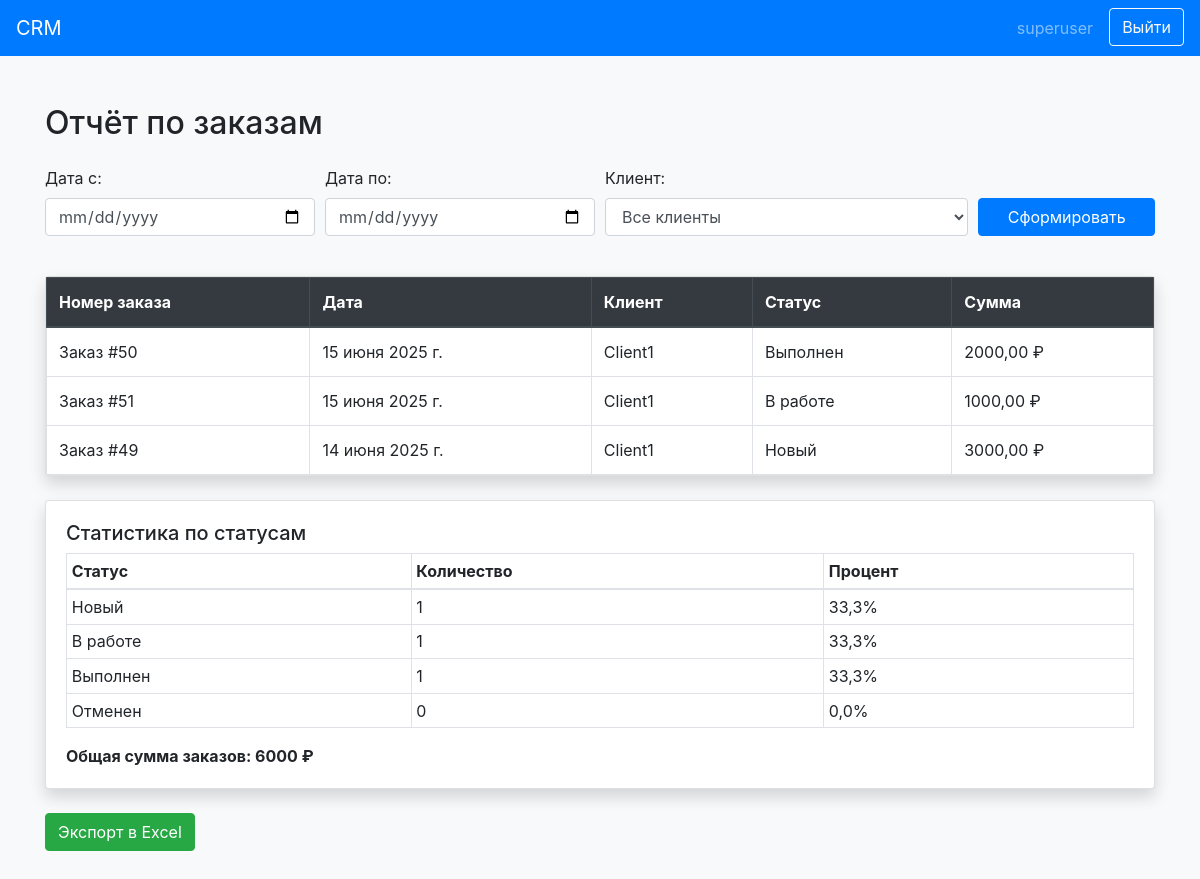
/core/admin/core/order/report/ (signed in), run on an earlier commit of the app's database.
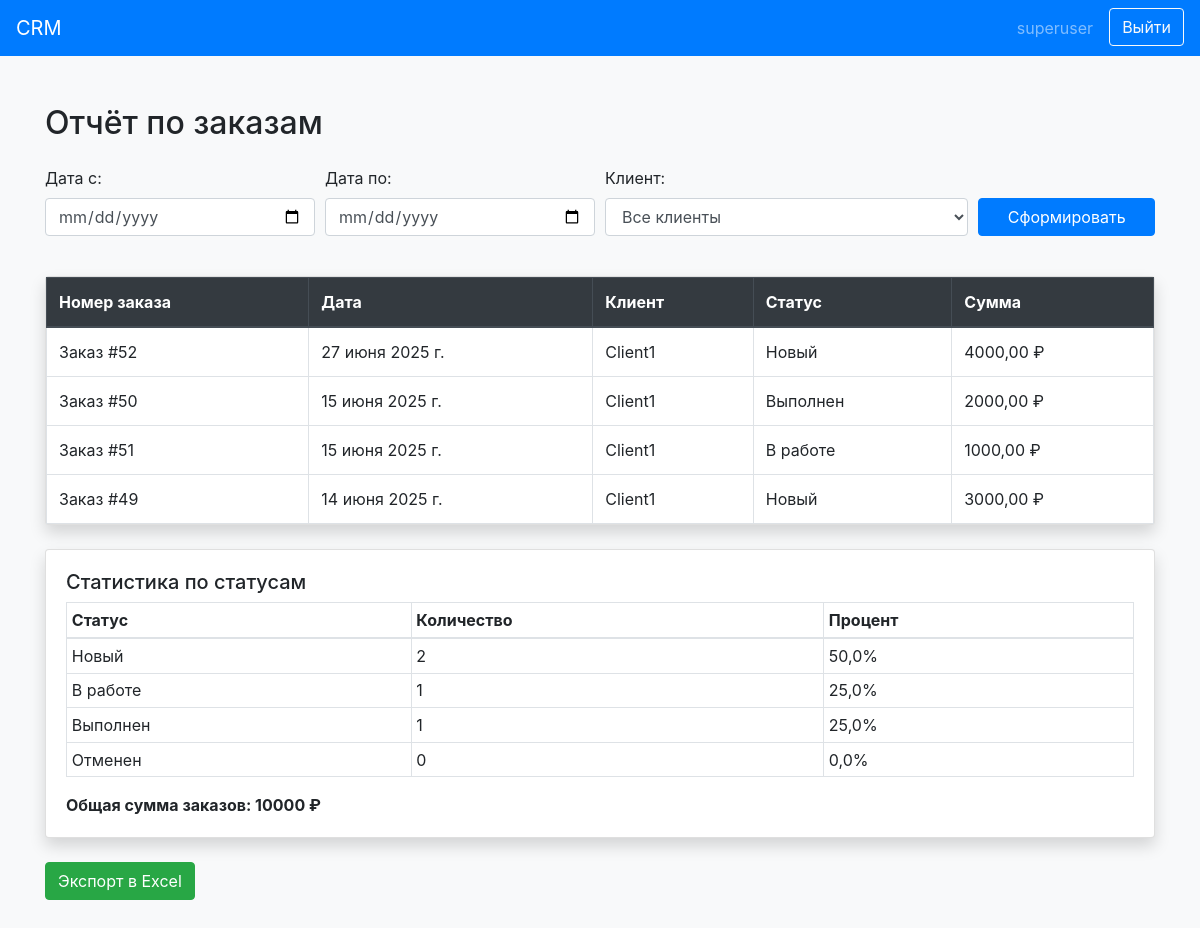
And on a later commit of the database.
### core/models.py (models this page shows, shortened)
class Order(models.Model):
    STATUS_CHOICES = [
        ('new', 'Новый'),
        ('in_progress', 'В работе'),
        ('completed', 'Выполнен'),
        ('cancelled', 'Отменен'),
    ]
    id = models.AutoField(primary_key=True, verbose_name="Номер заказа")
    client = models.ForeignKey(Client, on_delete=models.PROTECT, verbose_name="Клиент")
    date = models.DateField(verbose_name="Дата заказа")
    status = models.CharField(max_length=20, choices=STATUS_CHOICES, default='new', verbose_name="Статус")
    total_amount = models.DecimalField(max_digits=10, decimal_places=2, default=0, verbose_name="Итоговая сумма", editable=False)
    created_by = models.ForeignKey(User, on_delete=models.PROTECT, verbose_name="Менеджер")
    created_at = models.DateTimeField(auto_now_add=True, verbose_name="Дата создания")
    updated_at = models.DateTimeField(auto_now=True, verbose_name="Дата обновления")
    class Meta:
        verbose_name = "Заказ"
        verbose_name_plural = "Заказы"
        ordering = ['-date', '-created_at']

class Client(models.Model):
    name = models.CharField(max_length=200, verbose_name='Имя')
    email = models.EmailField(verbose_name='Email')
    phone = models.CharField(max_length=20, verbose_name='Телефон')
    address = models.TextField(verbose_name='Адрес', blank=True)
    notes = models.TextField(verbose_name='Заметки', blank=True)
    created_at = models.DateTimeField(auto_now_add=True, verbose_name='Дата создания')
    updated_at = models.DateTimeField(auto_now=True, verbose_name='Дата обновления')
    class Meta:
        verbose_name = 'Клиент'
        verbose_name_plural = 'Клиенты'

### core/views.py (the view)
# urls.py: path('admin/core/order/report/', views.order_report, name='order_report'),
@login_required
def order_report(request):
    date_from = request.GET.get('date_from')
    date_to = request.GET.get('date_to')
    client_id = request.GET.get('client')
    orders = Order.objects.all()
    if date_from:
        orders = orders.filter(date__gte=date_from)
    if date_to:
        orders = orders.filter(date__lte=date_to)
    if client_id:
        orders = orders.filter(client_id=client_id)
    total_orders = orders.count()
    status_stats = []
    if total_orders > 0:
        for status, status_display in Order.STATUS_CHOICES:
            count = orders.filter(status=status).count()
            percent = round((count / total_orders) * 100, 1)
            status_stats.append((status_display, count, percent))
    total_amount = orders.aggregate(total=Sum('total_amount'))['total'] or 0
    clients = Client.objects.all().order_by('name')
    context = {
        'orders': orders.order_by('-date'),
        'status_stats': status_stats,
        'total_amount': total_amount,
        'clients': clients,
        'date_from': date_from,
        'date_to': date_to,
        'selected_client': client_id,
    }
    return render(request, 'order_report_user.html', context)

### templates/order_report_user.html (shortened to what this page needs)
{% extends 'base.html' %}
{% block content %}
<div class="container py-5">
    <h2 class="mb-4">Отчёт по заказам</h2>
    <form method="get" class="mb-4">
        <div class="form-row">
            <div class="form-group col-md-3">
                <label for="id_date_from">Дата с:</label>
                <input type="date" name="date_from" id="id_date_from" class="form-control" value="{{ date_from|default:'' }}">
            </div>
            <div class="form-group col-md-3">
                <label for="id_date_to">Дата по:</label>
                <input type="date" name="date_to" id="id_date_to" class="form-control" value="{{ date_to|default:'' }}">
            </div>
            <div class="form-group col-md-4">
                <label for="id_client">Клиент:</label>
                <select name="client" id="id_client" class="form-control">
                    <option value="">Все клиенты</option>
                </select>
            </div>
            <div class="form-group col-md-2 d-flex align-items-end">
                <button type="submit" class="btn btn-primary btn-block">Сформировать</button>
            </div>
        </div>
    </form>
    {% if orders %}
    <div class="card shadow mb-4">
        <div class="card-body p-0">
            <table class="table table-bordered mb-0">
                <thead class="thead-dark">
                    <tr>
                        <th>Номер заказа</th>
                        <th>Дата</th>
                        <th>Клиент</th>
                        <th>Статус</th>
                        <th>Сумма</th>
                    </tr>
                </thead>
                <tbody>
                    {% for order in orders %}
                    <tr>
                        <td>Заказ #{{ order.id }}</td>
                        <td>{{ order.date }}</td>
                        <td>{{ order.client.name }}</td>
                        <td>{{ order.get_status_display }}</td>
                        <td>{{ order.total_amount }} ₽</td>
                    </tr>
                    {% endfor %}
                </tbody>
            </table>
        </div>
    </div>
    <div class="card shadow mb-4">
        <div class="card-body">
            <h5>Статистика по статусам</h5>
            <table class="table table-sm table-bordered mb-0">
                <thead>
                    <tr>
                        <th>Статус</th>
                        <th>Количество</th>
                        <th>Процент</th>
                    </tr>
                </thead>
                <tbody>
                    {% for status, count, percent in status_stats %}
                    <tr>
                        <td>{{ status }}</td>
                        <td>{{ count }}</td>
                        <td>{{ percent }}%</td>
                    </tr>
                    {% endfor %}
                </tbody>
            </table>
            <div class="mt-3 font-weight-bold">
                Общая сумма заказов: {{ total_amount }} ₽
            </div>
        </div>
    </div>
    <form method="get" action="/core/order/report/export/">
        <button type="submit" class="btn btn-success">Экспорт в Excel</button>
    </form>
    {% elif request.GET %}
    <div class="alert alert-info mt-4">За выбранный период заказы не найдены.</div>
    {% endif %}
</div>
{% endblock %}

What changed in the data, as far as the page shows it:
added Order: id "52", date "27 июня 2025 г.", client.name "Client1", status "Новый", total_amount "4000,00"
Also different on the page:
{{ total_amount }}: "6000" → "10000"
new list line: "Новый 2 50,0 %"
new list line: "В работе 1 25,0 %"
new list line: "Выполнен 1 25,0 %"
list line gone: "Новый 1 33,3 %"
list line gone: "В работе 1 33,3 %"
list line gone: "Выполнен 1 33,3 %"
